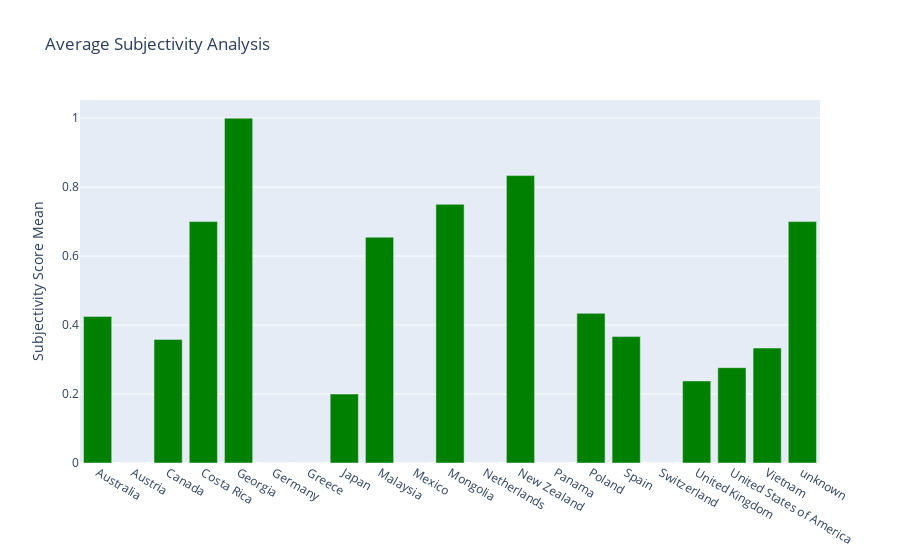

This figure's notebook cell:
### Code cell
'''
Task 2.3: Subjectivity analysis
        : Find subjectiveness of all tweets
        : Find average of subjective scores for tweets from a same country
        : Plot the results into a visualisation
'''

df['subjectivity_score'] = df['tweet'].apply(lambda x: TextBlob(x).sentiment.subjectivity)
##Calculating the average of subjectivity score of tweets from a same location
usa_df_2 = df.groupby(['state_code'], as_index=False)['subjectivity_score'].mean()
subjectivity_location_df = df.groupby(['country_from_lat_long','country_code'], as_index=False)['subjectivity_score'].mean()
colors2 = list()
for i in subjectivity_location_df.index:
  score = subjectivity_location_df['subjectivity_score'][i]
  if score>0:
    colors2.append('green')
  else:
    # print (score)
    colors2.append('red')

fig2 = go.Figure(data=[go.Bar(
    x=subjectivity_location_df['country_from_lat_long'],
       
    y=subjectivity_location_df['subjectivity_score'],
   
    marker_color=colors2
)])
fig2.update_layout(title_text='Average Subjectivity Analysis', yaxis_title = 'Subjectivity Score Mean')

## Subjectivity : It analyses the text (opinions) of tweets and tells us how much of that opinion is based on factual data and how much is the person's personal opinion in that tweet ##
## Georgia and New Zealand have the highest average subjectivity while Japan and UK have the lowest average subjectivity scores amongst the given countries ##

### Figure 1 — Plotly figure (JSON) as saved in the notebook; plotly's stock layout.template omitted (floating-point values rounded to 4 significant figures)
{"data": [{"marker": {"color": ["green", "red", "green", "green", "green", "red", "red", "green", "green", "red", "green", "red", "green", "red", "green", "green", "red", "green", "green", "green", "green"]}, "type": "bar", "x": ["Australia", "Austria", "Canada", "Costa Rica", "Georgia", "Germany", "Greece", "Japan", "Malaysia", "Mexico", "Mongolia", "Netherlands", "New Zealand", "Panama", "Poland", "Spain", "Switzerland", "United Kingdom", "United States of America", "Vietnam", "unknown"], "y": [0.425, 0, 0.3583, 0.7, 1, 0, 0, 0.2, 0.6548, 0, 0.75, 0, 0.8333, 0, 0.4339, 0.3667, 0, 0.238, 0.2764, 0.3333, 0.7]}], "layout": {"title": {"text": "Average Subjectivity Analysis"}, "yaxis": {"title": {"text": "Subjectivity Score Mean"}}}}
